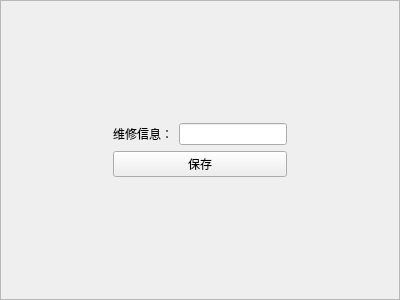
<?xml version="1.0" encoding="UTF-8"?>
<ui version="4.0">
 <class>ReportPart</class>
 <widget class="QWidget" name="ReportPart">
  <property name="geometry">
   <rect>
    <x>0</x>
    <y>0</y>
    <width>400</width>
    <height>300</height>
   </rect>
  </property>
  <property name="windowTitle">
   <string>Form</string>
  </property>
  <layout class="QVBoxLayout" name="verticalLayout">
   <property name="leftMargin">
    <number>0</number>
   </property>
   <property name="topMargin">
    <number>0</number>
   </property>
   <property name="rightMargin">
    <number>0</number>
   </property>
   <property name="bottomMargin">
    <number>0</number>
   </property>
   <item>
    <widget class="QFrame" name="frame">
     <property name="frameShape">
      <enum>QFrame::StyledPanel</enum>
     </property>
     <property name="frameShadow">
      <enum>QFrame::Raised</enum>
     </property>
     <layout class="QVBoxLayout" name="verticalLayout_2">
      <item>
       <layout class="QHBoxLayout" name="horizontalLayout">
        <item>
         <spacer name="horizontalSpacer_2">
          <property name="orientation">
           <enum>Qt::Horizontal</enum>
          </property>
          <property name="sizeHint" stdset="0">
           <size>
            <width>40</width>
            <height>20</height>
           </size>
          </property>
         </spacer>
        </item>
        <item>
         <layout class="QVBoxLayout" name="verticalLayout_3">
          <item>
           <spacer name="verticalSpacer_2">
            <property name="orientation">
             <enum>Qt::Vertical</enum>
            </property>
            <property name="sizeHint" stdset="0">
             <size>
              <width>20</width>
              <height>40</height>
             </size>
            </property>
           </spacer>
          </item>
          <item>
           <layout class="QFormLayout" name="formLayout">
            <item row="0" column="0">
             <widget class="QLabel" name="label">
              <property name="text">
               <string>维修信息：</string>
              </property>
             </widget>
            </item>
            <item row="0" column="1">
             <widget class="QLineEdit" name="informationEdit"/>
            </item>
           </layout>
          </item>
          <item>
           <widget class="QPushButton" name="saveButton">
            <property name="text">
             <string>保存</string>
            </property>
           </widget>
          </item>
          <item>
           <spacer name="verticalSpacer">
            <property name="orientation">
             <enum>Qt::Vertical</enum>
            </property>
            <property name="sizeHint" stdset="0">
             <size>
              <width>20</width>
              <height>40</height>
             </size>
            </property>
           </spacer>
          </item>
         </layout>
        </item>
        <item>
         <spacer name="horizontalSpacer">
          <property name="orientation">
           <enum>Qt::Horizontal</enum>
          </property>
          <property name="sizeHint" stdset="0">
           <size>
            <width>40</width>
            <height>20</height>
           </size>
          </property>
         </spacer>
        </item>
       </layout>
      </item>
     </layout>
    </widget>
   </item>
  </layout>
 </widget>
 <resources/>
 <connections/>
</ui>
